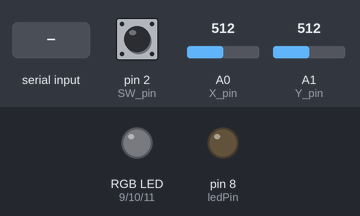
Recording of a sketch running on a simulated Arduino Uno, built with avr-gcc and run on an emulated ATmega328P. Shown: an RGB LED mixed from three pins (HIGH = lit), output pins drawn as LEDs (lit = HIGH). The inputs (shaded band) are chosen by the test bench; at power-on: A1 (Y_pin) = 512, A0 (X_pin) = 512, pin 2 (SW_pin) HIGH. Dim RGB values are drawn brighter than linear; what the sketch prints to the serial monitor is not drawn.

Above: at 1.2 s.
1.3 s: "90,45,200,10\n" received over Serial
At 2.5 s:
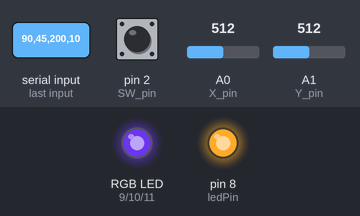
2.8 s: "30,150,10,200\n" received over Serial
At 3.7 s:
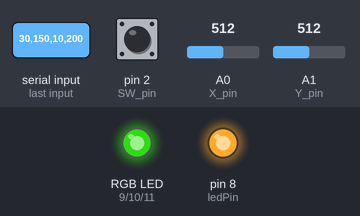
7.3 s: A1 (Y_pin) set to 419
10.3 s: A1 (Y_pin) set to 401
13.3 s: A0 (X_pin) set to 388
16.3 s: A0 (X_pin) set to 412
Timing chart, 0 to 19.3 s (numbered marks = the images above; inputs shaded):
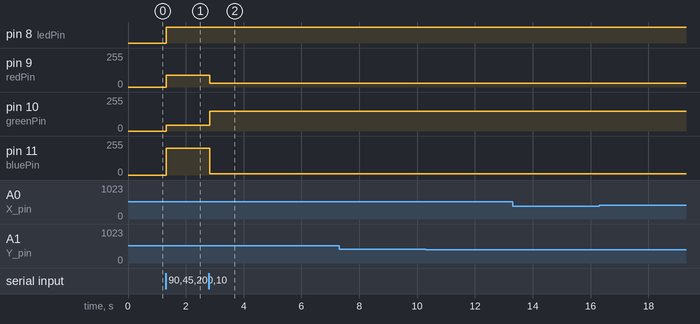

Measured:
- after the input at 1.3 s, pin 8 (ledPin): LOW → HIGH at once; pin 9 (redPin): 0/255 → 90/255 at once; pin 10 (greenPin): 0/255 → 45/255 at once; pin 11 (bluePin): 0/255 → 200/255 at once
- after the input at 2.8 s, pin 9 (redPin): 90/255 → 30/255 at once; pin 10 (greenPin): 45/255 → 150/255 at once; pin 11 (bluePin): 200/255 → 10/255 at once
- after the input at 7.3 s, every drawn part: stays the same
- after the input at 10.3 s, every drawn part: stays the same
- after the input at 13.3 s, every drawn part: stays the same
- after the input at 16.3 s, every drawn part: stays the same

The sketch:

Controller.ino
```cpp
#include <Arduino_JSON.h>

const int numReadings = 10;

//Xsmoothing
int xReadings[numReadings];
int readXIndex = 0;
int xTotal = 0;
int xAverage = 0;

//Ysmoothing
int yReadings[numReadings];
int readYIndex = 0;
int yTotal = 0;
int yAverage = 0;

//Joystick
const int SW_pin = 2;
const int X_pin = A0;
const int Y_pin = A1;

//RGB
const int redPin = 9;
const int greenPin = 10;
const int bluePin = 11;

//LED
const int ledPin = 8;
int ledState = LOW;

//JoystickPotentiometers
int XValue = 0;
int YValue = 0;

//Joystick Pots Out
int XOut = 0;
int YOut = 0;

//setup no delay
unsigned long previousMillis = 0;
const long interval = 20;

//create JSON of our serial output
JSONVar serialOutput;

void setup() {
  // initialize serial:
  Serial.begin(9600);

  //Joystick switch
  pinMode(SW_pin, INPUT);
  digitalWrite(SW_pin, HIGH);

  //RGB
  pinMode(redPin, OUTPUT);
  pinMode(greenPin, OUTPUT);
  pinMode(bluePin, OUTPUT);

  //LED
  pinMode(ledPin, OUTPUT);

  //initialize all the X readings to 0:
  for (int thisXReading = 0; thisXReading < numReadings; thisXReading++) {
    xReadings[thisXReading] = 0;
  }

  //initialize all the Y readings to 0:
  for (int thisYReading = 0; thisYReading < numReadings; thisYReading++) {
    yReadings[thisYReading] = 0;
  }
}

void loop() {
  //create millis() object
  unsigned long currentMillis = millis();

  //Read joystick potentiometer pins
//  XValue = analogRead(X_pin);
//  YValue = analogRead(Y_pin);

  //map pot pins from 0 to 255
  XOut = map(xAverage, 0, 1023, 0, 255);
  YOut = map(yAverage, 0, 1023, 0, 255);

  //check Millis
  if (currentMillis - previousMillis >= interval) {
    previousMillis = currentMillis;

    //subtract last X reading
    xTotal = xTotal - xReadings[readXIndex];
    //read from the sensor:
    xReadings[readXIndex] = analogRead(X_pin);
    //add the reading to the total:
    xTotal = xTotal + xReadings[readXIndex];
    //advance to next position in array:
    readXIndex = readXIndex + 1;

    //if at end of array
    if (readXIndex >= numReadings) {
      //... wrap to beginning
      readXIndex = 0;
    }

    xAverage = xTotal / numReadings;

    //subtract last Y reading
    yTotal = yTotal - yReadings[readYIndex];
    //read from the sensor:
    yReadings[readYIndex] = analogRead(Y_pin);
    //add the reading to the total:
    yTotal = yTotal + yReadings[readYIndex];
    //advance to next position in array:
    readYIndex = readYIndex + 1;

    //if at end of array
    if (readYIndex >= numReadings) {
      //... wrap to beginning
      readYIndex = 0;
    }

    yAverage = yTotal / numReadings;

    //create JSON definitions
    serialOutput["Switch"] = digitalRead(SW_pin);
    serialOutput["Xaxis"] = XOut;
    serialOutput["Yaxis"] = YOut;

    //Output JSON values
    Serial.println(serialOutput);
  }

  //check for incoming Serial values
  while (Serial.available() > 0) {

    // look for the next valid integer in the incoming serial stream:
    int red = Serial.parseInt();
    // do it again:
    int green = Serial.parseInt();
    // do it again:
    int blue = Serial.parseInt();
    // do it again:
    int joySwitch = Serial.parseInt();

    // look for the newline. That's the end of your sentence:
    if (Serial.read() == '\n') {
      // constrain the values to 0 - 255 and invert
      // if you're using a common-cathode LED, just use "constrain(color, 0, 255);"
      red = constrain(red, 0, 255);
      green = constrain(green, 0, 255);
      blue = constrain(blue, 0, 255);
      ledState = joySwitch;

      // fade the red, green, and blue legs of the LED:
      analogWrite(redPin, red);
      analogWrite(greenPin, green);
      analogWrite(bluePin, blue);

      //Write to Joystick switch led pin
      digitalWrite(ledPin, ledState);
    }
  }
}
```
